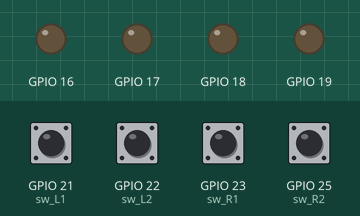
This program was run on a simulated ESP32. On the bench: output pins drawn as LEDs (lit = HIGH). The test bench sets the inputs (shaded band); at power-on: GPIO 21 (sw_L1), GPIO 22 (sw_L2), GPIO 23 (sw_R1), GPIO 25 (sw_R2) HIGH.

Above: at 1.2 s.
1.3 s: GPIO 21 (sw_L1) pulled LOW for 0.15 s
At 1.37 s:
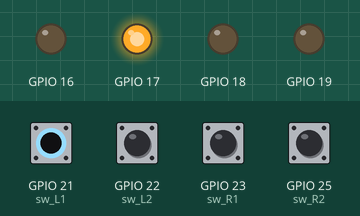
2.9 s: GPIO 22 (sw_L2) pulled LOW for 0.15 s
At 2.97 s:
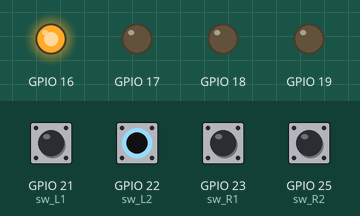
4.5 s: GPIO 23 (sw_R1) pulled LOW for 0.15 s
At 4.57 s:
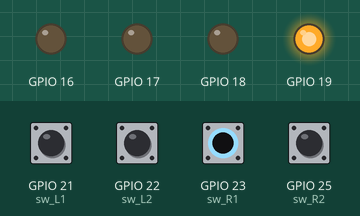
6.1 s: GPIO 25 (sw_R2) pulled LOW for 0.15 s
At 6.17 s:
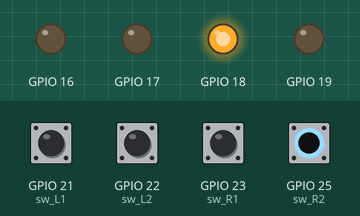
7.7 s: GPIO 21 (sw_L1) driven LOW and GPIO 23 (sw_R1) driven LOW
At 8.3 s:
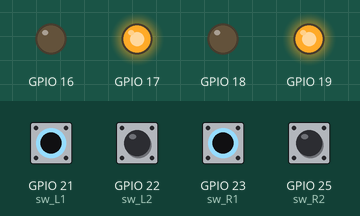
9.2 s: GPIO 21 (sw_L1) driven HIGH
At 10.6 s:
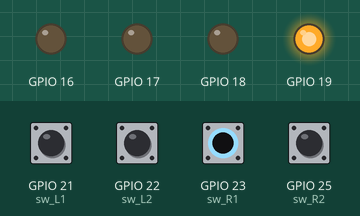
Timing chart, 0 to 11.7 s (numbered marks = the images above; inputs shaded):
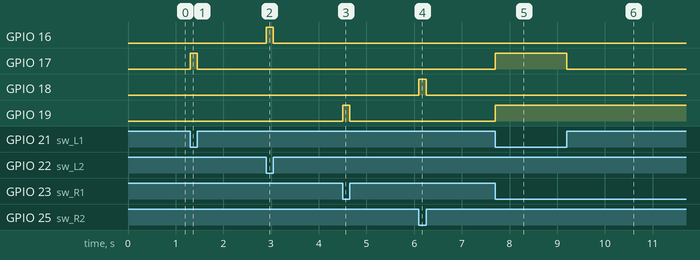

Measured:
- after the input at 1.3 s, GPIO 17: LOW → HIGH at once, → LOW 0.15 s later
- after the input at 2.9 s, GPIO 16: LOW → HIGH at once, → LOW 0.15 s later
- after the input at 4.5 s, GPIO 19: LOW → HIGH at once, → LOW 0.15 s later
- after the input at 6.1 s, GPIO 18: LOW → HIGH at once, → LOW 0.15 s later
- after the input at 7.7 s, GPIO 17, GPIO 19: LOW → HIGH at once
- after the input at 9.2 s, GPIO 17: HIGH → LOW at once

The program:

main.cpp
```cpp
#include <Arduino.h>

#define sw_L1 21
#define sw_L2 22
#define sw_R1 23
#define sw_R2 25

bool L1, L2, R1, R2;

class motor {
  public:
    int pinA, pinB;

    void setPin(int pin_a, int pin_b) {
      pinA = pin_a;
      pinB = pin_b;
      pinMode(pinA, OUTPUT);
      pinMode(pinB, OUTPUT);
      digitalWrite(pinA, LOW);
      digitalWrite(pinB, LOW);
    };

    void forword() {
      digitalWrite(pinA, HIGH);
      digitalWrite(pinB, LOW);
    }

    void backward() {
      digitalWrite(pinA, LOW);
      digitalWrite(pinB, HIGH);
    }

    void stop() {
      digitalWrite(pinA, LOW);
      digitalWrite(pinB, LOW);
    }
};

motor motorLeft;
motor motorRight;

void setup() {
  // put your setup code here, to run once:
  pinMode(sw_L1, INPUT_PULLUP);
  pinMode(sw_L2, INPUT_PULLUP);
  pinMode(sw_R1, INPUT_PULLUP);
  pinMode(sw_R2, INPUT_PULLUP);

  motorLeft.setPin(16, 17);
  motorRight.setPin(18, 19);
}

void loop() {
  // put your main code here, to run repeatedly:

  L1 = digitalRead(sw_L1);
  L2 = digitalRead(sw_L2);
  R1 = digitalRead(sw_R1);
  R2 = digitalRead(sw_R2);

  if (L1 == true && L2 ==  true) {
    motorLeft.stop();
  } else if (L1 == true && L2 == false) {
    motorLeft.forword();
  } else if (L1 == false && L2 == true) {
    motorLeft.backward();
  } else {
    motorLeft.stop();
  }

  if (R1 == true && R2 ==  true) {
    motorRight.stop();
  } else if (R1 == true && R2 == false) {
    motorRight.forword();
  } else if (R1 == false && R2 == true) {
    motorRight.backward();
  } else {
    motorRight.stop();
  }

}
```
